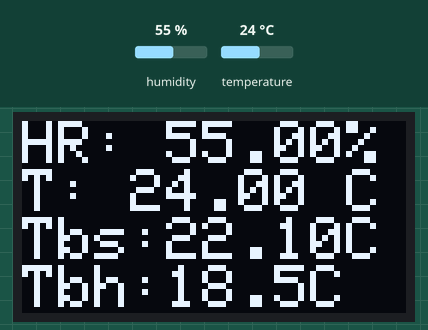
Recording of a sketch running on a simulated Arduino Uno, built with avr-gcc and run on an emulated ATmega328P. Shown: 128×64 one-colour display. The test bench sets the inputs (shaded band); at power-on: humidity 55 %, temperature 24 °C.

Above: at 3.3 s.
3.4 s: humidity set to 22 %
At 5.6 s:
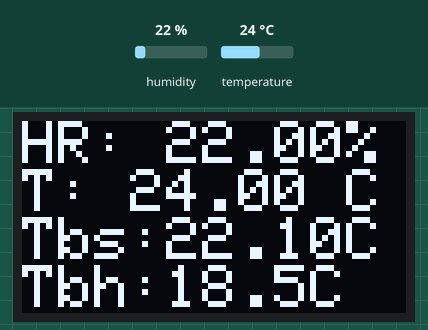
6.1 s: temperature set to 12 °C
At 7.2 s:
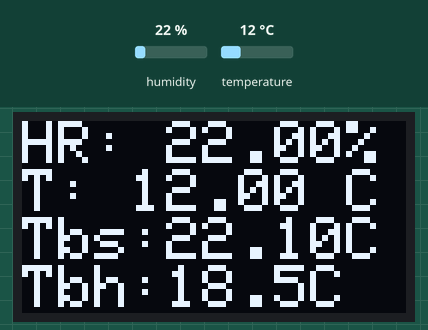
8.8 s: humidity set to 40 %
At 11.6 s:
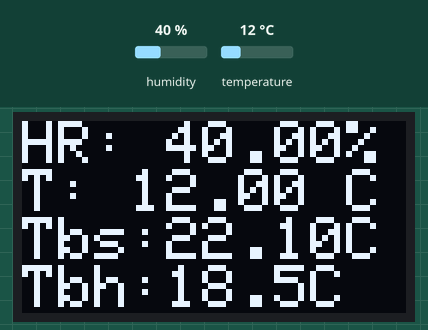
11.9 s: temperature set to 19 °C
At 13.3 s:
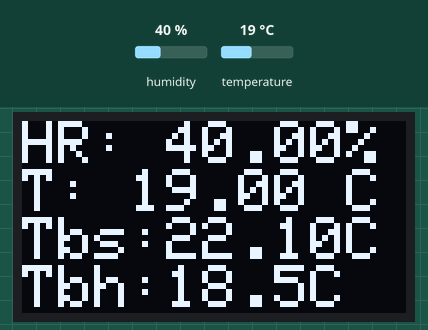
Timing chart, 0 to 14.9 s (numbered marks = the images above; inputs shaded):
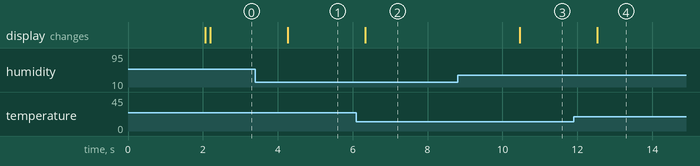

The sketch:

DigitalPsicrometric.ino
```cpp
#include <Wire.h>
#include <Adafruit_GFX.h>
#include <Adafruit_SSD1306.h>

#include <DHT.h>                  //Cargamos la libreria DHT


#include <SD.h>
#include <SPI.h>

// Pin CS (Chip Select) para la tarjeta microSD. Este puede variar dependiendo de la placa

const int chipSelect = 5;         // Asegúrate de que el pin corresponde a tu configuración

#define SCREEN_WIDTH 128          //OLED display width, in pixels
#define SCREEN_HEIGHT 64          //OLED display height, in pixels

#define DHTTYPE DHT22             //Definimos el modelo DHT22
#define DHTPIN 4                  //Se define el pin D4 del ESP32 para conectar el sensor DHT22

//Declaration for an SSD1306 display connected to I2C (SDA, SCL pins)

Adafruit_SSD1306 display(SCREEN_WIDTH, SCREEN_HEIGHT, &Wire, -1);
DHT dht(DHTPIN, DHTTYPE, 22);

void setup() {
  Serial.begin(115200);
  dht.begin();

  if(!display.begin(SSD1306_SWITCHCAPVCC, 0x3C))  {// Addres 0x3D for 128x64
    Serial.println(F("SSD1306 allocation failed"));
    for (;;);
  }
  delay(2000);

  display.clearDisplay();
  display.setTextSize(2);
  display.setTextColor(WHITE);
  display.setCursor(0, 0);

  //Display static text

  display.print("DHT22 T HR ");
  display.display();
  delay(100);


}

void loop() {

  float h = dht.readHumidity();     //Se lee la humedad y se asigna el valor a "h"
  float t = dht.readTemperature();  //Se lee la temperatura y se asigna el valor a "t"

  display.clearDisplay();
  display.setTextSize(2);
  display.setTextColor(WHITE);
  display.setCursor(0,0);
  display.print("HR: ");
  display.print(h);
  display.print("%");
  display.setTextSize(2);
  display.setCursor(0,16);
  display.print("T: ");
  display.print(t);
  display.print(" C");
  display.setTextSize(2);
  display.setCursor(0,32);
  display.print("Tbs:");
  display.print("22.10");
  display.print("C");
  display.setTextSize(2);
  display.setCursor(0,48);
  display.print("Tbh:");
  display.print("18.5");
  display.print("C");
  display.display();
  delay(1000);
}
```

Measured:
- after the input at 3.4 s, the display: changes after 0.86 s (image 1)
- after the input at 6.1 s, the display: changes after 0.23 s (image 2)
- after the input at 8.8 s, the display: changes after 1.7 s (image 3)
- after the input at 11.9 s, the display: changes after 0.63 s (image 4)
